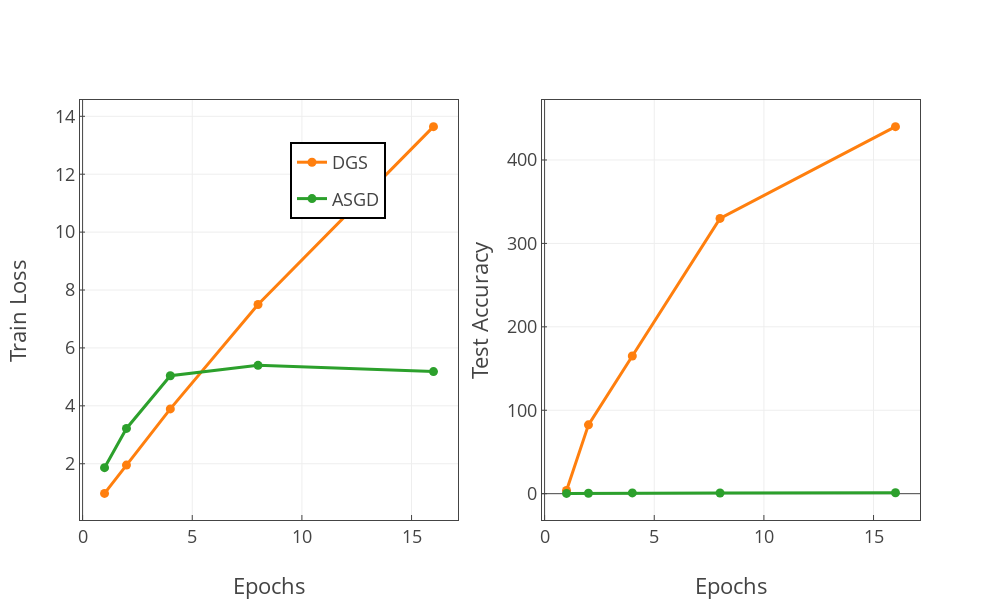

Notebook code cell kept with this figure:
### Code cell
# speed up

def speedup_subplot(x,datas1,labels1,datas2,labels2):
    grid = make_subplots(rows=1, cols=2)
    go_data = []
    color_idx=0
    for data,label in zip(datas1,labels1):
        tmp = go.Scatter(
            x=x,
            y=data,
            legendgroup=label,
            name=label,
            marker=dict(
                color=colors[color_idx],
            ),
            text='Speedup with 10Gbps Ethernet'
        )
        grid.append_trace(tmp,row=1,col=1)
        go_data.append(tmp)
        color_idx+=1
    color_idx=0
    for data,label in zip(datas2,labels2):
        tmp = go.Scatter(
            x=x ,
            y=data,
            legendgroup=label,
            name=label,
            showlegend = False,
            marker=dict(
                color=colors[color_idx],
            ),
            text='Speedup with 1Gbps Ethernet',
        )
        grid.append_trace(tmp,row=1,col=2)
        go_data.append(tmp)
        color_idx+=1
    grid.update_layout(height=600,width=1000,template="presentation",
                       xaxis={'title':'Epochs','mirror':True,'ticks':'inside','showline':True,'tick0':0},
                       yaxis={'title':'Train Loss','mirror':True,'ticks':'inside','showline':True,'tick0':0},
                       xaxis2={'title':'Epochs','mirror':True,'ticks':'inside','showline':True,},
                       yaxis2={'title':'Test Accuracy','mirror':True,'ticks':'inside','showline':True,'tick0':0},
                       legend=dict(x=0.25,y=0.9,bordercolor='#000000',
        borderwidth=2))
    py.iplot(grid)
    pio.write_image(grid, 'speedup_sub_plot.pdf',scale=2)
    
def cal_speedup(x,comm,cal):
    print(np.array(0.330/(comm+cal)*x))
    return np.array(0.330/(comm+cal)*x)
#x: 1 2 4 8 16

x = np.array([1,2,4,8,16])
DGS_10gbps_cal = np.array([0.330,0.330,0.331,0.344,0.375])
DGS_10gbps_comm = np.array([0.008,0.008,0.008,0.008,0.012])
DGS_1gpbs_comm= np.array([0.08,0,0,0,0])
ASGD_10gbps_comm = np.array([0.169,0.197,0.254,0.481,1.007]) # overhead in here
ASGD_1gbps_comm =np.array([0.903,1.32,1.4,3.25,5])
datas1 = [cal_speedup(x,DGS_10gbps_comm,DGS_10gbps_cal),cal_speedup(x,DGS_10gbps_comm,ASGD_10gbps_comm)]
datas2 = [cal_speedup(x,DGS_10gbps_comm,DGS_1gpbs_comm),cal_speedup(x,DGS_10gbps_comm,ASGD_1gbps_comm)]
speedup_subplot(x,datas1,['DGS','ASGD'],datas2,['DGS','ASGD'])

### Figure 1 — Plotly figure (JSON) as saved in the notebook; plotly's stock layout.template omitted (floating-point values rounded to 4 significant figures)
{"data": [{"legendgroup": "DGS", "marker": {"color": "#ff7f0e"}, "name": "DGS", "text": "Speedup with 10Gbps Ethernet", "type": "scatter", "x": [1, 2, 4, 8, 16], "xaxis": "x", "y": [0.9763, 1.953, 3.894, 7.5, 13.64], "yaxis": "y"}, {"legendgroup": "ASGD", "marker": {"color": "#2ca02c"}, "name": "ASGD", "text": "Speedup with 10Gbps Ethernet", "type": "scatter", "x": [1, 2, 4, 8, 16], "xaxis": "x", "y": [1.864, 3.22, 5.038, 5.399, 5.182], "yaxis": "y"}, {"legendgroup": "DGS", "marker": {"color": "#ff7f0e"}, "name": "DGS", "showlegend": false, "text": "Speedup with 1Gbps Ethernet", "type": "scatter", "x": [1, 2, 4, 8, 16], "xaxis": "x2", "y": [3.75, 82.5, 165, 330, 440], "yaxis": "y2"}, {"legendgroup": "ASGD", "marker": {"color": "#2ca02c"}, "name": "ASGD", "showlegend": false, "text": "Speedup with 1Gbps Ethernet", "type": "scatter", "x": [1, 2, 4, 8, 16], "xaxis": "x2", "y": [0.3622, 0.497, 0.9375, 0.8103, 1.053], "yaxis": "y2"}], "layout": {"height": 600, "legend": {"bordercolor": "#000000", "borderwidth": 2, "x": 0.25, "y": 0.9}, "width": 1000, "xaxis": {"anchor": "y", "domain": [0, 0.45], "mirror": true, "showline": true, "tick0": 0, "ticks": "inside", "title": {"text": "Epochs"}}, "xaxis2": {"anchor": "y2", "domain": [0.55, 1], "mirror": true, "showline": true, "ticks": "inside", "title": {"text": "Epochs"}}, "yaxis": {"anchor": "x", "domain": [0, 1], "mirror": true, "showline": true, "tick0": 0, "ticks": "inside", "title": {"text": "Train Loss"}}, "yaxis2": {"anchor": "x2", "domain": [0, 1], "mirror": true, "showline": true, "tick0": 0, "ticks": "inside", "title": {"text": "Test Accuracy"}}}}
